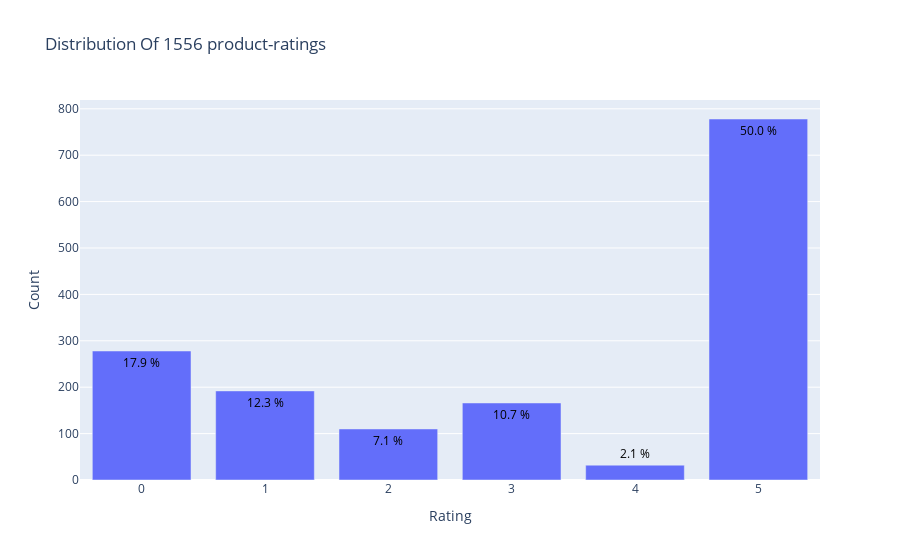

Notebook code for this chart:
### Code cell
from plotly.offline import init_notebook_mode, plot, iplot
import plotly.graph_objs as go
init_notebook_mode(connected=True)

data = df['inferredRating'].value_counts().sort_index(ascending=False)
trace = go.Bar(x = data.index,
               text = ['{:.1f} %'.format(val) for val in (data.values / df.shape[0] * 100)],
               textposition = 'auto',
               textfont = dict(color = '#000000'),
               y = data.values,
               )
# Create layout
layout = dict(title = 'Distribution Of {} product-ratings'.format(df.shape[0]),
              xaxis = dict(title = 'Rating'),
              yaxis = dict(title = 'Count'))
# Create plot
fig = go.Figure(data=[trace], layout=layout)
iplot(fig)

### Figure 1 — Plotly figure (JSON) as saved in the notebook; plotly's stock layout.template omitted (floating-point values rounded to 4 significant figures)
{"data": [{"text": ["50.0 %", "2.1 %", "10.7 %", "7.1 %", "12.3 %", "17.9 %"], "textfont": {"color": "#000000"}, "textposition": "auto", "type": "bar", "x": [5, 4, 3, 2, 1, 0], "y": [778, 32, 166, 110, 192, 278]}], "layout": {"title": {"text": "Distribution Of 1556 product-ratings"}, "xaxis": {"title": {"text": "Rating"}}, "yaxis": {"title": {"text": "Count"}}}}
